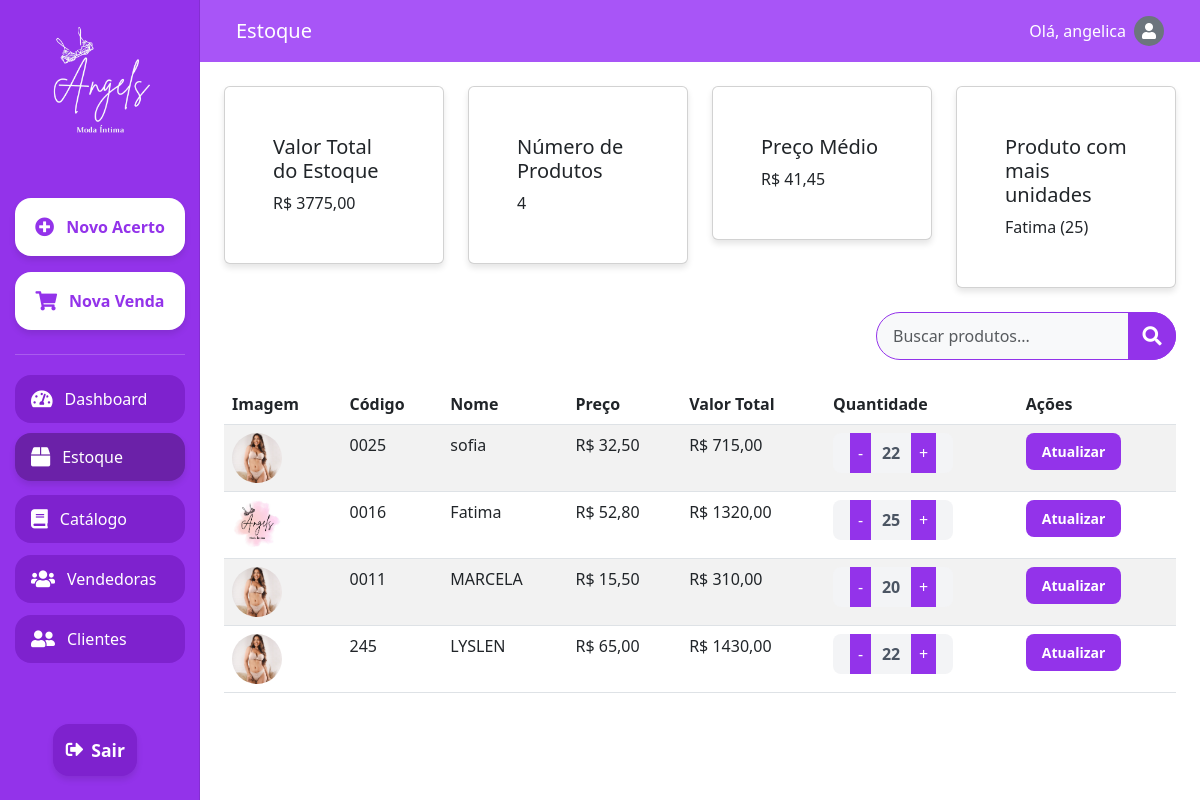
The page /estoque/ (signed in) on the database its author committed.
### setup/models.py (models this page shows, shortened)
class CustomUser(AbstractUser):
    email = models.EmailField(_('email address'), unique=True)
    profile_picture = models.ImageField(upload_to='profile_pics/', null=True, blank=True)
    USERNAME_FIELD = 'email'
    REQUIRED_FIELDS = ['username']

class Produto(models.Model):
    codigo = models.CharField(max_length=50, unique=True)
    nome = models.CharField(max_length=100)
    foto = models.ImageField(upload_to='produtos/', null=True, blank=True)
    preco = models.DecimalField(max_digits=10, decimal_places=2)
    quantidade = models.PositiveIntegerField(default=0)

### setup/views.py (the view)
# urls.py: path('estoque/', views.estoque, name='estoque'),
@login_required
def estoque(request):
    produtos = Produto.objects.all()
    valor_total_estoque = produtos.aggregate(
        total=Sum(F('preco') * F('quantidade'))
    )['total'] or 0
    numero_produtos = produtos.count()
    preco_medio = produtos.aggregate(avg_price=Avg('preco'))['avg_price'] or 0
    produto_maior_qtd = produtos.order_by('-quantidade').first()
    for produto in produtos:
        produto.valor_total = produto.preco * produto.quantidade
    context = {
        'produtos': produtos,
        'valor_total_estoque': valor_total_estoque,
        'numero_produtos': numero_produtos,
        'preco_medio': preco_medio,
        'produto_maior_qtd': produto_maior_qtd,
    }
    return render(request, 'estoque.html', context)

### setup/templates/estoque.html (shortened to what this page needs)
{% extends 'base.html' %}
{% load static %}
{% block content %}
<!DOCTYPE html>
<html lang="pt-br">
<head>
    <link href="https://cdn.jsdelivr.net/npm/bootstrap@5.3.0/dist/css/bootstrap.min.css" rel="stylesheet">
    <link href="https://cdnjs.cloudflare.com/ajax/libs/font-awesome/5.15.3/css/all.min.css" rel="stylesheet">
</head>
<body>
    <div class="container-fluid vh-100">
        <div class="row h-100">
            <nav id="sidebarMenu" class="col-md-3 col-lg-2 d-md-block sidebar collapse p-0">
                <div class="position-sticky pt-3 h-100 d-flex flex-column align-items-center">
                    <div class="text-center mb-4">
                        <img src="{% static 'images/logo_Angels_branco.png' %}" alt="Angels Logo" class="img-fluid" style="max-width: 150px;">
                    </div>
                    <a class="btn btn-highlight mb-2" href="{% url 'acerto_vendedora' %}">
                        <i class="fas fa-plus-circle"></i> Novo Acerto
                    </a>
                    <a class="btn btn-highlight mb-2" href="#">
                        <i class="fas fa-shopping-cart"></i> Nova Venda
                    </a>
                    <div class="separator"></div>
                    <a class="nav-link mb-2" href="{% url 'dashboard' %}">
                        <i class="fas fa-tachometer-alt"></i> Dashboard
                    </a>
                    <a class="nav-link mb-2 active" href="{% url 'estoque' %}">
                        <i class="fas fa-box"></i> Estoque
                    </a>
                    <a class="nav-link mb-2" href="{% url 'catalogo' %}">
                        <i class="fas fa-book"></i> Catálogo
                    </a>
                    <a class="nav-link mb-2" href="{% url 'vendedoras' %}">
                        <i class="fas fa-users"></i> Vendedoras
                    </a>
                    <a class="nav-link mb-2" href="{% url 'clientes' %}">
                        <i class="fas fa-user-friends"></i> Clientes
                    </a>
                    <div class="mt-auto mb-3">
                        <a class="btn btn-exit" href="{% url 'login' %}">
                            <i class="fas fa-sign-out-alt me-2"></i>
                            <span>Sair</span>
                        </a>
                    </div>
                </div>
            </nav>
            <main class="col-md-9 ms-sm-auto col-lg-10 px-md-4">
                <nav class="navbar navbar-expand-lg navbar-dark custom-navbar mb-4">
                    <div class="container-fluid">
                        <a class="navbar-brand" href="#">Estoque</a>
                        <span class="navbar-text text-white d-flex align-items-center">
                            Olá, {{ user.username }}
                            {% if user.profile_picture %}
                                <img src="{{ user.profile_picture.url }}" alt="Foto de perfil" class="rounded-circle ms-2" style="width: 30px; height: 30px; object-fit: cover;">
                            {% else %}
                                <div class="rounded-circle ms-2 bg-secondary d-flex align-items-center justify-content-center" style="width: 30px; height: 30px;">
                                    <i class="fas fa-user text-white"></i>
                                </div>
                            {% endif %}
                        </span>
                    </div>
                </nav>
                <div class="row mb-4">
                    <div class="col-md-3">
                        <div class="card">
                            <div class="card-body">
                                <h5 class="card-title">Valor Total do Estoque</h5>
                                <p class="card-text">R$ {{ valor_total_estoque|floatformat:2 }}</p>
                            </div>
                        </div>
                    </div>
                    <div class="col-md-3">
                        <div class="card">
                            <div class="card-body">
                                <h5 class="card-title">Número de Produtos</h5>
                                <p class="card-text">{{ numero_produtos }}</p>
                            </div>
                        </div>
                    </div>
                    <div class="col-md-3">
                        <div class="card">
                            <div class="card-body">
                                <h5 class="card-title">Preço Médio</h5>
                                <p class="card-text">R$ {{ preco_medio|floatformat:2 }}</p>
                            </div>
                        </div>
                    </div>
                    <div class="col-md-3">
                        <div class="card">
                            <div class="card-body">
                                <h5 class="card-title">Produto com mais unidades</h5>
                                <p class="card-text">{{ produto_maior_qtd.nome }} ({{ produto_maior_qtd.quantidade }})</p>
                            </div>
                        </div>
                    </div>
                </div>
                <div class="d-flex justify-content-end mb-4">
                    <div class="search-container d-flex">
                        <input type="text" id="searchEstoque" class="form-control search-input" placeholder="Buscar produtos...">
                        <button class="btn search-button" type="button">
                            <i class="fas fa-search"></i>
                        </button>
                    </div>
                </div>
                <div class="table-responsive">
                    <table class="table table-striped table-hover">
                        <thead>
                            <tr>
                                <th>Imagem</th>
                                <th>Código</th>
                                <th>Nome</th>
                                <th>Preço</th>
                                <th>Valor Total</th>
                                <th>Quantidade</th>
                                <th>Ações</th>
                            </tr>
                        </thead>
                        <tbody>
                            {% for produto in produtos %}
                            <tr data-produto-id="{{ produto.id }}">
                                <td>
                                    {% if produto.foto %}
                                        <img src="{{ produto.foto.url }}" alt="{{ produto.nome }}" class="product-image">
                                    {% else %}
                                        <div class="product-image bg-secondary d-flex align-items-center justify-content-center">
                                            <i class="fas fa-image text-white"></i>
                                        </div>
                                    {% endif %}
                                </td>
                                <td>{{ produto.codigo }}</td>
                                <td>{{ produto.nome }}</td>
                                <td class="preco-unitario">R$ {{ produto.preco|floatformat:2 }}</td>
                                <td class="valor-total">R$ {{ produto.valor_total|floatformat:2 }}</td>
                                <td>
                                    <div class="quantity-control">
                                        <button class="quantity-btn decrease-quantity" data-produto-id="{{ produto.id }}">-</button>
                                        <input type="number" class="quantity-input" value="{{ produto.quantidade }}" min="0" data-produto-id="{{ produto.id }}">
                                        <button class="quantity-btn increase-quantity" data-produto-id="{{ produto.id }}">+</button>
                                    </div>
                                </td>
                                <td>
                                    <button class="update-quantity" data-produto-id="{{ produto.id }}">Atualizar</button>
                                </td>
                            </tr>
                            {% empty %}
                            <tr>
                                <td colspan="7" class="text-center">Nenhum produto cadastrado.</td>
                            </tr>
                            {% endfor %}
                        </tbody>
                    </table>
                </div>
            </main>
        </div>
    </div>
</body>
</html>
{% endblock %}

### setup/templates/base.html (style rules this page uses)
body { background-color: #9333ea; min-height: 100vh; display: flex; align-items: center; justify-content: center; }
.card { background: white; border-radius: 15px; padding: 2rem; width: 100%; max-width: 400px; box-shadow: 0 4px 6px rgba(0, 0, 0, 0.1); }
.form-control { border-radius: 25px; padding: 0.75rem 1.25rem; border: 1px solid #e2e8f0; }

### setup/templates/estoque.html (style rules this page uses)
body, html { height: 100%; overflow-x: hidden; }
.sidebar { position: fixed; top: 0; bottom: 0; left: 0; z-index: 100; padding: 0; box-shadow: inset -1px 0 0 rgba(0, 0, 0, .1); background-color: #9333ea; display: flex; flex-direction: column; align-items: center; padding-top: 1rem; }
.sidebar .nav-link { color: #fff; font-weight: 500; padding: 0.75rem 1rem; margin: 0.25rem 0; font-size: 1rem; display: flex; align-items: center; justify-content: flex-start; width: 85%; border-radius: 1rem; transition: all 0.3s ease; background-color: #7e22ce; }
.sidebar .nav-link:hover, .sidebar .nav-link.active { background-color: #6b21a8; transform: translateY(-2px); box-shadow: 0 4px 6px rgba(0, 0, 0, 0.1); }
.sidebar .btn-highlight { background-color: #ffffff; color: #9333ea; font-weight: 600; padding: 0.75rem 1rem; margin: 0.5rem 0; border-radius: 1rem; text-align: center; transition: all 0.3s ease; box-shadow: 0 4px 6px rgba(0, 0, 0, 0.1); width: 85%; text-align: left; display: flex; align-items: center; justify-content: flex-start; padding: 0.75rem 1rem; margin: 0.5rem 0; font-size: 1rem; justify-content: center; font-size: 1rem; padding: 1rem; }
.sidebar .btn-exit { background-color: #7e22ce; color: #ffffff; font-weight: 600; padding: 0.75rem 1rem; margin: 0.5rem 0; border-radius: 1rem; transition: all 0.3s ease; box-shadow: 0 4px 6px rgba(0, 0, 0, 0.1); width: 90%; font-size: 1.1rem; display: flex; align-items: center; justify-content: center; }
.sidebar .btn-exit i { margin-right: 0.5rem; }
.sidebar .nav-link i, .sidebar .btn-highlight i { margin-right: 0.75rem; font-size: 1.2rem; }
.sidebar .separator { width: 85%; height: 1px; background-color: rgba(255, 255, 255, 0.2); margin: 1rem 0; }
main { padding-top: 0 !important; }
.custom-navbar { background-color: #a855f7; margin-left: -1.5rem; margin-right: -1.5rem; padding-left: 1.5rem; padding-right: 1.5rem; }
.navbar-text { font-size: 1rem; font-weight: 500; }
.product-image { width: 50px; height: 50px; object-fit: cover; border-radius: 50%; }
.quantity-input { width: 80px; }
.search-container { display: flex; align-items: center; width: 300px; }
.search-input { border-top-right-radius: 50rem; border-bottom-right-radius: 50rem; border-top-left-radius: 50rem; border-bottom-left-radius: 50rem; border: 1px solid #9333ea; background-color: #f8f9fa; transition: all 0.3s ease; padding-left: 1rem; height: 48px; width: 300px; }
.search-button { border-top-right-radius: 50rem; border-bottom-right-radius: 50rem; background-color: #9333ea; border-color: #9333ea; color: #fff; transition: all 0.3s ease; height: 48px; width: 48px; padding: 0; display: flex; align-items: center; justify-content: center; margin-left: -48px; }
.search-button i { font-size: 1.2rem; }
.quantity-control { display: flex; align-items: center; justify-content: center; background-color: #f3f4f6; border-radius: 0.5rem; overflow: hidden; width: 120px; }
.quantity-btn { background-color: #9333ea; color: white; border: none; padding: 0.5rem; font-size: 1rem; cursor: pointer; transition: background-color 0.3s ease; }
.quantity-input { width: 40px; text-align: center; border: none; background-color: transparent; font-size: 1rem; font-weight: bold; color: #4b5563; }
.quantity-input[type=number] { -moz-appearance: textfield; }
.update-quantity { background-color: #9333ea; color: white; border: none; padding: 0.5rem 1rem; border-radius: 0.5rem; font-size: 0.875rem; font-weight: 600; cursor: pointer; transition: background-color 0.3s ease; }

### rows shown on the page
CustomUser: username "angelica"
Produto: nome "Fatima", quantidade "25", foto (picture), codigo "0016", preco "52,80", valor_total "1320,00"
Produto: foto (picture), codigo "0025", nome "sofia", preco "32,50", valor_total "715,00", quantidade "22"
Produto: foto (picture), codigo "0011", nome "MARCELA", preco "15,50", valor_total "310,00", quantidade "20"
Produto: foto (picture), codigo "245", nome "LYSLEN", preco "65,00", valor_total "1430,00", quantidade "22"

### other values the page prints
{{ valor_total_estoque|floatformat:2 }} "3775,00"
{{ numero_produtos }} "4"
{{ preco_medio|floatformat:2 }} "41,45"
